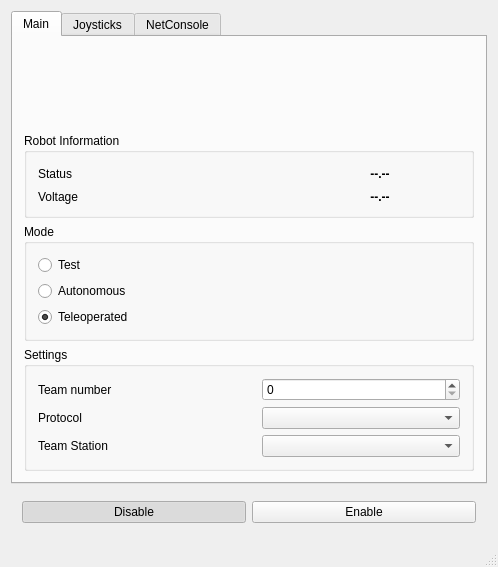
<?xml version="1.0" encoding="UTF-8"?>
<ui version="4.0">
 <class>Window</class>
 <widget class="QMainWindow" name="Window">
  <property name="geometry">
   <rect>
    <x>0</x>
    <y>0</y>
    <width>490</width>
    <height>567</height>
   </rect>
  </property>
  <property name="windowTitle">
   <string>SimpleDS</string>
  </property>
  <widget class="QWidget" name="centralWidget">
   <layout class="QVBoxLayout" name="verticalLayout">
    <item>
     <widget class="QTabWidget" name="TabWidget">
      <property name="currentIndex">
       <number>0</number>
      </property>
      <widget class="QWidget" name="MainTab">
       <attribute name="title">
        <string>Main</string>
       </attribute>
       <layout class="QVBoxLayout" name="verticalLayout_4">
        <item>
         <widget class="QWidget" name="widget" native="true">
          <layout class="QHBoxLayout" name="horizontalLayout">
           <item>
            <widget class="QLabel" name="FRCLogo">
             <property name="text">
              <string/>
             </property>
             <property name="pixmap">
              <pixmap resource="../resources/resources.qrc">:/pixmaps/frc-logo.png</pixmap>
             </property>
             <property name="alignment">
              <set>Qt::AlignCenter</set>
             </property>
            </widget>
           </item>
          </layout>
         </widget>
        </item>
        <item>
         <widget class="QGroupBox" name="groupBox">
          <property name="title">
           <string>Robot Information</string>
          </property>
          <layout class="QGridLayout" name="gridLayout">
           <item row="0" column="0">
            <widget class="QLabel" name="label">
             <property name="text">
              <string>Status</string>
             </property>
            </widget>
           </item>
           <item row="0" column="2">
            <widget class="QLabel" name="Status">
             <property name="minimumSize">
              <size>
               <width>160</width>
               <height>0</height>
              </size>
             </property>
             <property name="font">
              <font>
               <weight>75</weight>
               <bold>true</bold>
              </font>
             </property>
             <property name="text">
              <string>--.--</string>
             </property>
             <property name="alignment">
              <set>Qt::AlignCenter</set>
             </property>
            </widget>
           </item>
           <item row="2" column="0">
            <widget class="QLabel" name="label_2">
             <property name="text">
              <string>Voltage</string>
             </property>
            </widget>
           </item>
           <item row="2" column="2">
            <widget class="QLabel" name="Voltage">
             <property name="minimumSize">
              <size>
               <width>160</width>
               <height>0</height>
              </size>
             </property>
             <property name="font">
              <font>
               <weight>75</weight>
               <bold>true</bold>
              </font>
             </property>
             <property name="text">
              <string>--.--</string>
             </property>
             <property name="alignment">
              <set>Qt::AlignCenter</set>
             </property>
            </widget>
           </item>
           <item row="0" column="1">
            <spacer name="horizontalSpacer">
             <property name="orientation">
              <enum>Qt::Horizontal</enum>
             </property>
             <property name="sizeType">
              <enum>QSizePolicy::MinimumExpanding</enum>
             </property>
             <property name="sizeHint" stdset="0">
              <size>
               <width>20</width>
               <height>20</height>
              </size>
             </property>
            </spacer>
           </item>
          </layout>
         </widget>
        </item>
        <item>
         <widget class="QGroupBox" name="ModesBox">
          <property name="title">
           <string>Mode</string>
          </property>
          <layout class="QVBoxLayout" name="verticalLayout_2">
           <item>
            <widget class="QRadioButton" name="Test">
             <property name="text">
              <string>Test</string>
             </property>
             <attribute name="buttonGroup">
              <string notr="true">ModesGroup</string>
             </attribute>
            </widget>
           </item>
           <item>
            <widget class="QRadioButton" name="Autonomous">
             <property name="text">
              <string>Autonomous</string>
             </property>
             <attribute name="buttonGroup">
              <string notr="true">ModesGroup</string>
             </attribute>
            </widget>
           </item>
           <item>
            <widget class="QRadioButton" name="Teleoperated">
             <property name="text">
              <string>Teleoperated</string>
             </property>
             <property name="checked">
              <bool>true</bool>
             </property>
             <attribute name="buttonGroup">
              <string notr="true">ModesGroup</string>
             </attribute>
            </widget>
           </item>
          </layout>
         </widget>
        </item>
        <item>
         <widget class="QGroupBox" name="SettingsBox">
          <property name="title">
           <string>Settings</string>
          </property>
          <layout class="QGridLayout" name="gridLayout_2">
           <item row="1" column="0">
            <widget class="QLabel" name="ProtocolLAbel">
             <property name="text">
              <string>Protocol</string>
             </property>
            </widget>
           </item>
           <item row="1" column="2">
            <widget class="QComboBox" name="Protocols"/>
           </item>
           <item row="0" column="2">
            <widget class="QSpinBox" name="TeamNumber">
             <property name="maximum">
              <number>9999</number>
             </property>
            </widget>
           </item>
           <item row="2" column="0">
            <widget class="QLabel" name="TeamStationLabel">
             <property name="text">
              <string>Team Station</string>
             </property>
            </widget>
           </item>
           <item row="2" column="2">
            <widget class="QComboBox" name="TeamStation"/>
           </item>
           <item row="0" column="0">
            <widget class="QLabel" name="TeamLabel">
             <property name="text">
              <string>Team number</string>
             </property>
            </widget>
           </item>
           <item row="0" column="1">
            <spacer name="Spacer">
             <property name="orientation">
              <enum>Qt::Horizontal</enum>
             </property>
             <property name="sizeType">
              <enum>QSizePolicy::Fixed</enum>
             </property>
             <property name="sizeHint" stdset="0">
              <size>
               <width>20</width>
               <height>0</height>
              </size>
             </property>
            </spacer>
           </item>
          </layout>
         </widget>
        </item>
       </layout>
      </widget>
      <widget class="QWidget" name="JoysticksTab">
       <attribute name="title">
        <string>Joysticks</string>
       </attribute>
       <layout class="QVBoxLayout" name="verticalLayout_6">
        <item>
         <widget class="QLabel" name="Joystick">
          <property name="minimumSize">
           <size>
            <width>450</width>
            <height>208</height>
           </size>
          </property>
          <property name="text">
           <string/>
          </property>
          <property name="pixmap">
           <pixmap resource="../resources/resources.qrc">:/pixmaps/joystick.png</pixmap>
          </property>
          <property name="scaledContents">
           <bool>false</bool>
          </property>
          <property name="alignment">
           <set>Qt::AlignCenter</set>
          </property>
         </widget>
        </item>
        <item>
         <widget class="QTableWidget" name="Table">
          <property name="enabled">
           <bool>true</bool>
          </property>
          <property name="sizeAdjustPolicy">
           <enum>QAbstractScrollArea::AdjustToContents</enum>
          </property>
          <property name="editTriggers">
           <set>QAbstractItemView::NoEditTriggers</set>
          </property>
          <attribute name="horizontalHeaderDefaultSectionSize">
           <number>450</number>
          </attribute>
          <attribute name="horizontalHeaderMinimumSectionSize">
           <number>450</number>
          </attribute>
          <row>
           <property name="text">
            <string>Left Stick</string>
           </property>
          </row>
          <row>
           <property name="text">
            <string>Right Stick</string>
           </property>
          </row>
          <row>
           <property name="text">
            <string>A, B, X, Y</string>
           </property>
          </row>
          <row>
           <property name="text">
            <string>Left Trigger</string>
           </property>
          </row>
          <row>
           <property name="text">
            <string>Right Trigger</string>
           </property>
          </row>
          <row>
           <property name="text">
            <string>Left Bumper</string>
           </property>
          </row>
          <row>
           <property name="text">
            <string>Right Bumper</string>
           </property>
          </row>
          <row>
           <property name="text">
            <string>D-Pad</string>
           </property>
          </row>
          <column>
           <property name="text">
            <string>Keyboard Assignment</string>
           </property>
          </column>
          <item row="0" column="0">
           <property name="text">
            <string>W,A,S,D</string>
           </property>
          </item>
          <item row="1" column="0">
           <property name="text">
            <string>I,J,K,L</string>
           </property>
          </item>
          <item row="2" column="0">
           <property name="text">
            <string>0,1,2,3</string>
           </property>
          </item>
          <item row="3" column="0">
           <property name="text">
            <string>Q &amp; E</string>
           </property>
          </item>
          <item row="4" column="0">
           <property name="text">
            <string>U &amp; O</string>
           </property>
          </item>
          <item row="5" column="0">
           <property name="text">
            <string>4</string>
           </property>
          </item>
          <item row="6" column="0">
           <property name="text">
            <string>5</string>
           </property>
          </item>
          <item row="7" column="0">
           <property name="text">
            <string>Arrows</string>
           </property>
          </item>
         </widget>
        </item>
       </layout>
      </widget>
      <widget class="QWidget" name="NetConsoleTab">
       <attribute name="title">
        <string>NetConsole</string>
       </attribute>
       <layout class="QVBoxLayout" name="verticalLayout_3">
        <item>
         <widget class="QLabel" name="MessagesLabel">
          <property name="text">
           <string>Messages:</string>
          </property>
         </widget>
        </item>
        <item>
         <widget class="QTextBrowser" name="Console">
          <property name="font">
           <font>
            <stylestrategy>PreferAntialias</stylestrategy>
           </font>
          </property>
         </widget>
        </item>
       </layout>
      </widget>
     </widget>
    </item>
    <item>
     <spacer name="WindowSpacer">
      <property name="orientation">
       <enum>Qt::Vertical</enum>
      </property>
      <property name="sizeType">
       <enum>QSizePolicy::Expanding</enum>
      </property>
      <property name="sizeHint" stdset="0">
       <size>
        <width>20</width>
        <height>32</height>
       </size>
      </property>
     </spacer>
    </item>
    <item>
     <widget class="QWidget" name="Buttons" native="true">
      <layout class="QHBoxLayout" name="horizontalLayout_2">
       <item>
        <widget class="QPushButton" name="Disable">
         <property name="text">
          <string>Disable</string>
         </property>
         <property name="checkable">
          <bool>true</bool>
         </property>
         <property name="checked">
          <bool>true</bool>
         </property>
         <attribute name="buttonGroup">
          <string notr="true">StatusGroup</string>
         </attribute>
        </widget>
       </item>
       <item>
        <widget class="QPushButton" name="Enable">
         <property name="text">
          <string>Enable</string>
         </property>
         <property name="checkable">
          <bool>true</bool>
         </property>
         <attribute name="buttonGroup">
          <string notr="true">StatusGroup</string>
         </attribute>
        </widget>
       </item>
      </layout>
     </widget>
    </item>
   </layout>
  </widget>
  <widget class="QStatusBar" name="StatusBar"/>
 </widget>
 <layoutdefault spacing="6" margin="11"/>
 <resources>
  <include location="../resources/resources.qrc"/>
 </resources>
 <connections/>
 <buttongroups>
  <buttongroup name="StatusGroup"/>
  <buttongroup name="ModesGroup"/>
 </buttongroups>
</ui>
